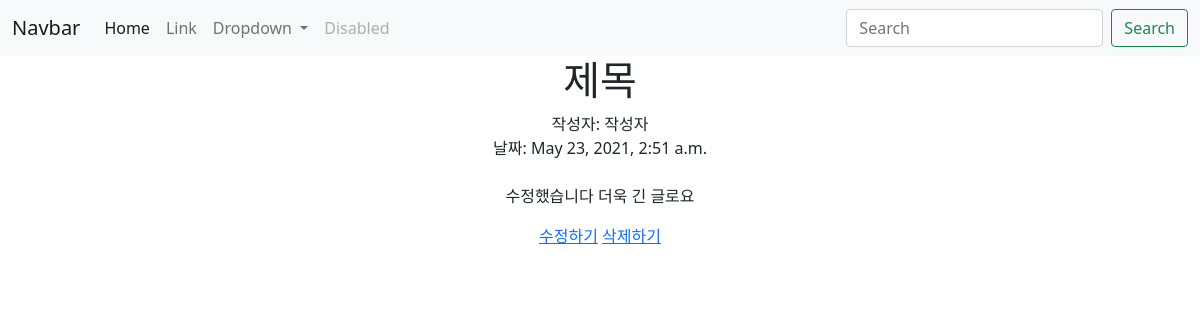
/4, run on the app's committed database.
### blog/models.py (models this page shows, shortened)
class Blog(models.Model): #models class 내의 method사용, id column auto create
    title = models.CharField(max_length=200)
    writer = models.CharField(max_length=100)
    pub_date = models.DateTimeField()
    body = models.TextField() #글자 제한 없음

### blog/views.py (the view)
# urls.py: path('<str:id>',detail,name="detail"), #매개변수로 들어가고 값에 따라 페이지 달라짐
def detail(request, id):
    blog = get_object_or_404(Blog, pk = id)
    return render(request, 'detail.html', {'blog':blog})

### blog/templates/detail.html
{%extends 'base.html'%}
{%block content %}
<h1>{{blog.title}}</h1>
    <div>
        작성자: {{blog.writer}}
        <br>
        날짜: {{blog.pub_date}}
    </div>
    <br>
    <p>{{blog.body}}</p>
    <a href="{% url 'edit' blog.id %}">수정하기</a>
    <a href="{% url 'delete' blog.id %}">삭제하기</a>
{% endblock %}

### lionproject/templates/base.html (style rules this page uses)
body { text-align: center; }

### data on the page
Blog: title "제목", writer "작성자", pub_date "May 23, 2021, 2:51 a.m.", body "수정했습니다 더욱 긴 글로요"
